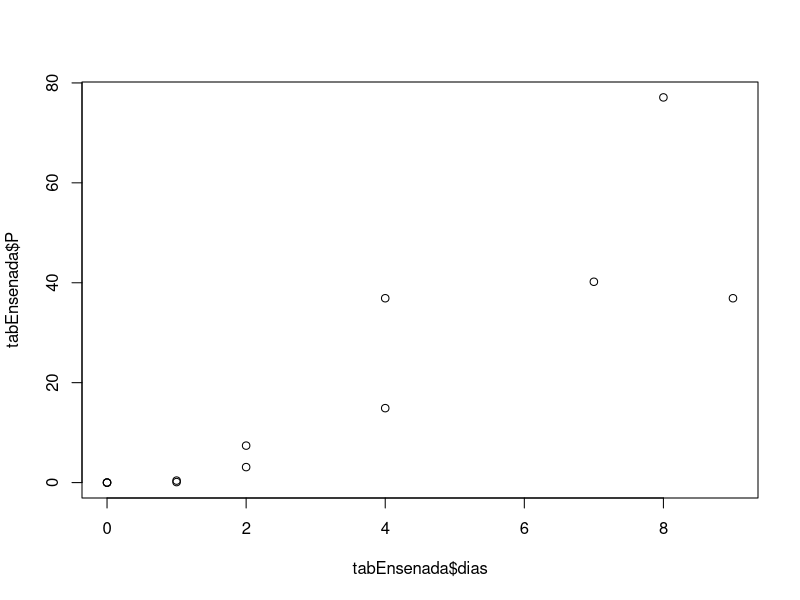
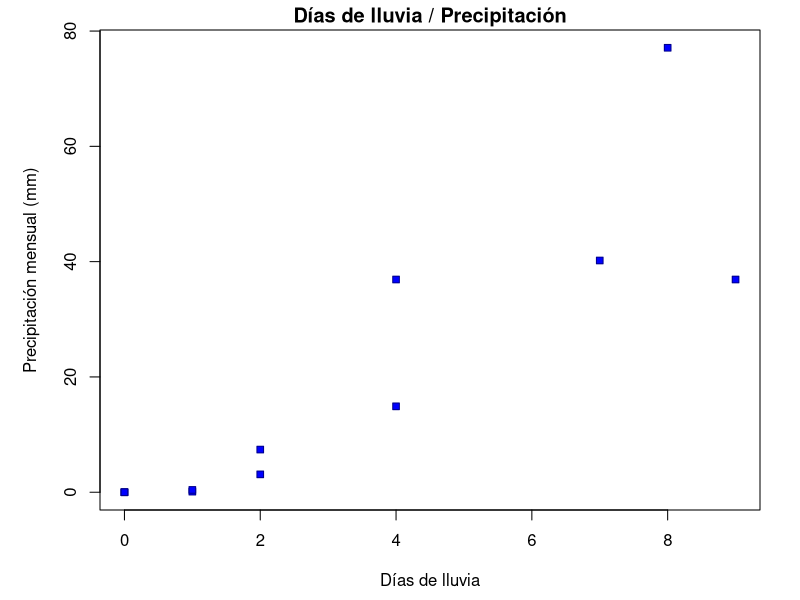
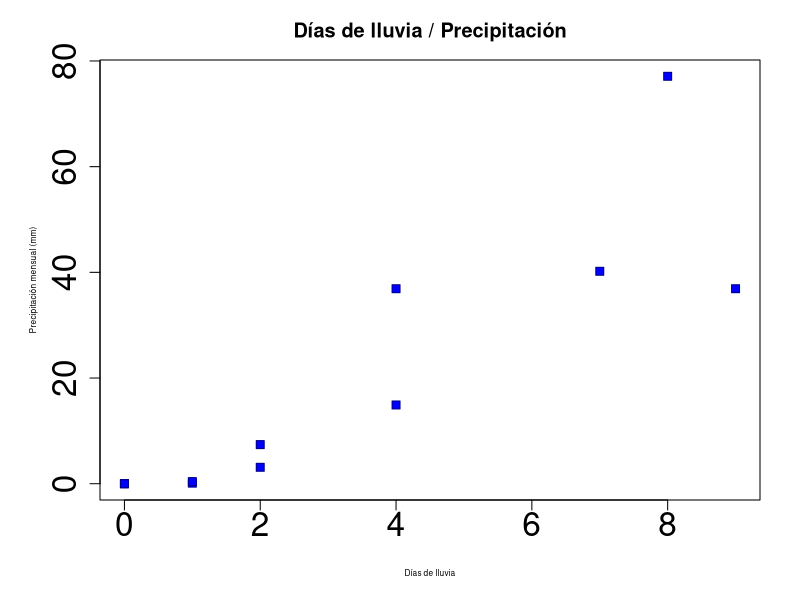
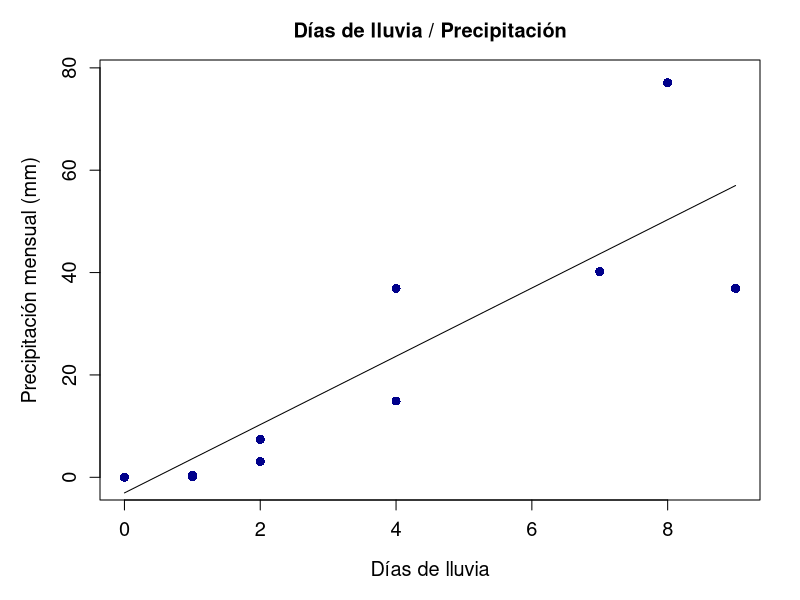

Reproduce these figures in R, in order.
# -----------------------------------------------------------------------------
#
# Written by Inder Tecuapetla on Aug 8, 2018
#
# En este script daremos una breve introducción al lenguaje de programación
# estadística R
# Basado en el Cap. 2 de "Análisis espacial con R: Usa R como un Sistema de 
# Información Geográfica de Jean-Francois Mas (European Scientific Institute, Publishing)
#
# -----------------------------------------------------------------------------

# ----------------
# CONOCE RStudio #
# ----------------

# ------------------------------------------------
# Objetos en R: vector, dataframe, matrix, lista #
# ------------------------------------------------

# ---

Prec <- c(15, 40, 37, 0, 0, 0, 0, 0, 7, 3, 77)
meses <- c("Enero", "Febrero", "Marzo", "Abril")
numeros <- 1:4

# ---

# ------------------
# IMPORTANDO datos #
# ------------------

getwd()

setwd(paste(getwd(), "/data/recursos-mx", sep = ""))

getwd()

# ------------------------------------------------------------------------------
# NOTA: En Windows, se utiliza la diagonal invertida \ o una doble diagonal // #
# ------------------------------------------------------------------------------

tabEnsenada <- read.csv("ensenada.csv")

# clase de objeto tabEnsenada
class(tabEnsenada)

# estructura de objeto tabEnsenada
str(tabEnsenada)

# primeras filas
head(tabEnsenada)

# primeras 3 filas
head(tabEnsenada, 3)

# últimas 2 filas
tail(tabEnsenada, 2)

# nombre de las variables
names(tabEnsenada)

# accesando la variable P
tabEnsenada$P

# son vectores los elementos de tabEnsenada?
is.vector(tabEnsenada$P)

tabEnsenada$PCvid # periodo de crecimiento de la uva

# -------------------------
# OPERACIONES matemáticas #
# -------------------------

# calcular rango y agreagarlo como nueva variable a tabEnsenada
tabEnsenada$rango <- tabEnsenada$Tmax - tabEnsenada$Tmin

tabEnsenada

# seleccionando elementos del objeto

tabEnsenada[1,2]

tabEnsenada[, c(1, 2, 6)]

tabEnsenada[, c("mes", "P", "Tprom")]

tabEnsenada[-(10:12), -4]

# selección basad en condiciones

tabEnsenada[tabEnsenada$Tmax > 25,]

subset(tabEnsenada, Tmax > 25)

tabEnsenada[tabEnsenada$PCvid == "si", ]

subset(tabEnsenada, PCvid == "si")

subset(tabEnsenada, PCvid == "no", select = c("mes","P","Tprom"))

# -----------------------------------------------------------------------------
# guardando tabEnsenada en un archivo de texto

write.table(tabEnsenada, file = "tablaEnsenada.txt")

# -----------------------------------------------------------------------------
# coersión de un objeto a otro de diferente clase

class(tabEnsenada[,1:7])

matriz <- as.matrix(tabEnsenada[,1:7])

class(matriz)

matriz

tabEnsenada[2,4]

matriz[2,4]
# -----------------------------------------------------------------------------

# ---------------
# Gráficas en R #
# ---------------

plot(tabEnsenada$dias, tabEnsenada$P)

par(mar = c(4.5, 5, 1.5, 2))
plot(tabEnsenada$dias, tabEnsenada$P, main = "Días de lluvia / Precipitación",
     xlab = "Días de lluvia", ylab = "Precipitación mensual (mm)", col = "darkblue",
     bg = "blue", pch = 22)

par(mar = c(5, 5, 3, 2))
plot(tabEnsenada$dias, tabEnsenada$P, main = "Días de lluvia / Precipitación",
     xlab = "Días de lluvia", ylab = "Precipitación mensual (mm)", col = "darkblue",
     bg = "blue", pch = 22, cex = 1.2, cex.lab = 0.5, cex.axis = 2)

# ?par

# --------------------------
# RELACIÓN entre variables #
# --------------------------

cor(tabEnsenada$dias, tabEnsenada$P)

fit <- lm(tabEnsenada$P ~ tabEnsenada$dias)

fit

fit$coefficients

summary(fit)

resumen <- summary(fit)

class(resumen)

resumen

str(resumen)

resumen$coefficients

yr <- range(tabEnsenada$P)
yr[1] <- yr[1] - 1.25
yr[2] <- yr[2] + 1.25

par(mar = c(5, 5, 3, 2))
plot(tabEnsenada$dias, tabEnsenada$P, main = "Días de lluvia / Precipitación",
     ylim = yr,
     xlab = "Días de lluvia", ylab = "Precipitación mensual (mm)", col = "darkblue",
     bg = "blue", pch = 16, cex = 1.2, cex.lab = 1.2, cex.axis = 1.2)
lines(fit$model$`tabEnsenada$dias`, fit$fitted.values)

# -------------------------------------------
# LISTA: un objeto para contenerlos a todos #
# -------------------------------------------

dock <- list(Prec, fit, "lista")

dock

# --------------------------------------
# OPERACIONES marginales sobre objetos #
# --------------------------------------

matriz <- matrix(c(1,2,2,3,6,0,4,7,9), ncol = 3)

matriz <- matrix(c(1,2,2,3,6,0,4,7,9), ncol = 3, byrow = T)

# suma todos las entradas de cada columns
colSums(matriz)

# suma todos las entradas de cada renglón
rowSums(matriz)

colMeans(matriz)

# utilizando la función "apply"
?apply

apply(matriz, 2, sum)

apply(matriz, 1, sum)

apply(matriz, 1, mean)

apply(matriz, 2, sd)

?lapply
?sapply

# -----------------------
# creación de funciones #
# -----------------------

# SINTAXIS
# nameFunction <- function(parametros) {
#   comandos que dependen de parametros
# salida
# }

getNombre <- function(a, b){
  cat("Mi nombre es", a, "\n")
  cat("Y mi apellido", b, "\n")
}

getNombre(a = "Inder", b = "Tecuapetla")

binomioCuadrado <- function(a, b){
  (a + b)^2
}

binomioCuadrado(10, 2)

# Ejercicio: Escribe una función que calcule el NDVI de una imagen,
# los parámetros de esta función son "imagen" y "bandaX", "bandaY"
# el resultado debe ser el NDVI asociado a esta imagen

# -------------------------------------------
# CONDICIONAL IF: if (condicion) {haz esto} #
# -------------------------------------------

decision <- function(x){
  if(x < 0){
    cat("El número ingresado es:", x, "\n")
  }
  print("El condicional IF es fácil")
}


# ----------------------------------------------------------------------
# CONDICIONAL IF - ELSE: if(condicion) {haz esto} else {haz esto otro} #
# ----------------------------------------------------------------------

# Función para verificar si un número es par o impar

imPar <- function(x){
  cat("Usted ha ingresado el número:", x, "\n")
  if( x %% 2 == 0){
    cat(x, "es un número par", "\n")
  }else{
    cat(x, "es un número impar", "\n")
  }
}

# Ejercicio: crea una función que relacione dos números usando "=", ">", o "<"

# ---------------
# FOR LOOP en R #
# ---------------

# SINTAXIS: for(i in lista-valores) { comandos a ejecutar para cada valor de i }

for(i in 1:6){
  cat("En ", i,"-ésima iteración, i =",i, "\n")
}

fac <- 1
for(i in 1:4){
  fac <- fac * i
  cat("En ", i,"-ésima iteración, fac =", fac, "\n")
}
fac

factorial(4)

# Función para calcular la suma de los primeros N números naturales

sumN <- function(x){
  cat("Usted ha ingresado el número:", x, "\n")
  
  if(x < 0){
    stop("x debe ser mayor que cero")
  }
    
  if(x - floor(x) != 0){
    stop("x debe ser un número natural")
  }
  
  cont <- 0
  for(i in 1:x){
    cont <- cont + i
  }
  
  cat("Sum =", cont)
}

# Ejercicio: Escribe una función para leer cada archivos .csv en el 
# directorio de trabajo



